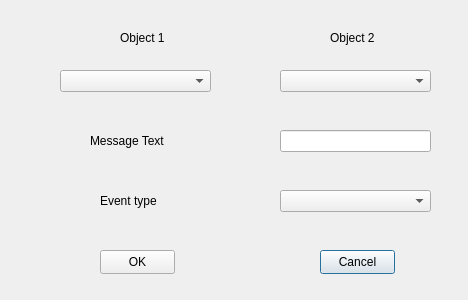
<?xml version="1.0" encoding="UTF-8"?>
<ui version="4.0">
 <class>AddEventDialog</class>
 <widget class="QDialog" name="AddEventDialog">
  <property name="geometry">
   <rect>
    <x>0</x>
    <y>0</y>
    <width>468</width>
    <height>300</height>
   </rect>
  </property>
  <property name="windowTitle">
   <string>Dialog</string>
  </property>
  <widget class="QPushButton" name="btnCancel">
   <property name="geometry">
    <rect>
     <x>320</x>
     <y>250</y>
     <width>75</width>
     <height>24</height>
    </rect>
   </property>
   <property name="text">
    <string>Cancel</string>
   </property>
  </widget>
  <widget class="QPushButton" name="btnOK">
   <property name="geometry">
    <rect>
     <x>100</x>
     <y>250</y>
     <width>75</width>
     <height>24</height>
    </rect>
   </property>
   <property name="text">
    <string>OK</string>
   </property>
  </widget>
  <widget class="QLabel" name="labObject1">
   <property name="geometry">
    <rect>
     <x>120</x>
     <y>30</y>
     <width>61</width>
     <height>16</height>
    </rect>
   </property>
   <property name="text">
    <string>Object 1</string>
   </property>
  </widget>
  <widget class="QLabel" name="labObject2">
   <property name="geometry">
    <rect>
     <x>330</x>
     <y>30</y>
     <width>61</width>
     <height>16</height>
    </rect>
   </property>
   <property name="text">
    <string>Object 2</string>
   </property>
  </widget>
  <widget class="QComboBox" name="comboObj1">
   <property name="geometry">
    <rect>
     <x>60</x>
     <y>70</y>
     <width>151</width>
     <height>22</height>
    </rect>
   </property>
  </widget>
  <widget class="QComboBox" name="comboObj2">
   <property name="geometry">
    <rect>
     <x>280</x>
     <y>70</y>
     <width>151</width>
     <height>22</height>
    </rect>
   </property>
  </widget>
  <widget class="QLabel" name="labMsgTxt">
   <property name="geometry">
    <rect>
     <x>90</x>
     <y>130</y>
     <width>91</width>
     <height>21</height>
    </rect>
   </property>
   <property name="text">
    <string>Message Text</string>
   </property>
  </widget>
  <widget class="QLineEdit" name="strMsgTxt">
   <property name="geometry">
    <rect>
     <x>280</x>
     <y>130</y>
     <width>151</width>
     <height>22</height>
    </rect>
   </property>
  </widget>
  <widget class="QLabel" name="labType">
   <property name="geometry">
    <rect>
     <x>100</x>
     <y>190</y>
     <width>81</width>
     <height>21</height>
    </rect>
   </property>
   <property name="text">
    <string>Event type</string>
   </property>
  </widget>
  <widget class="QComboBox" name="comboType">
   <property name="geometry">
    <rect>
     <x>280</x>
     <y>190</y>
     <width>151</width>
     <height>22</height>
    </rect>
   </property>
  </widget>
 </widget>
 <resources/>
 <connections/>
</ui>
